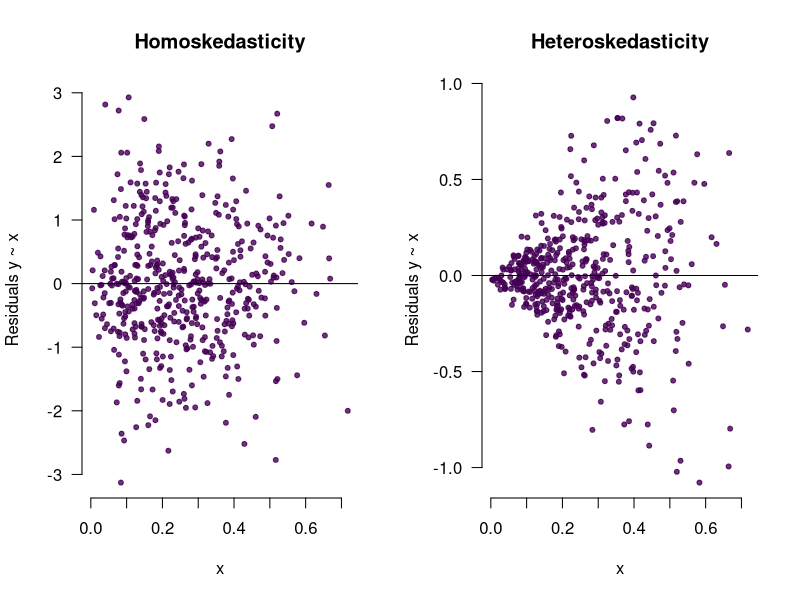
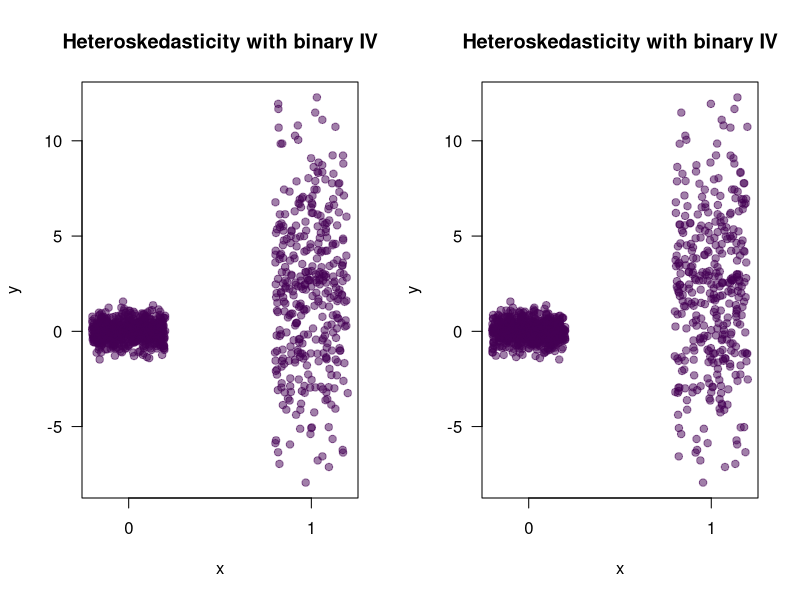
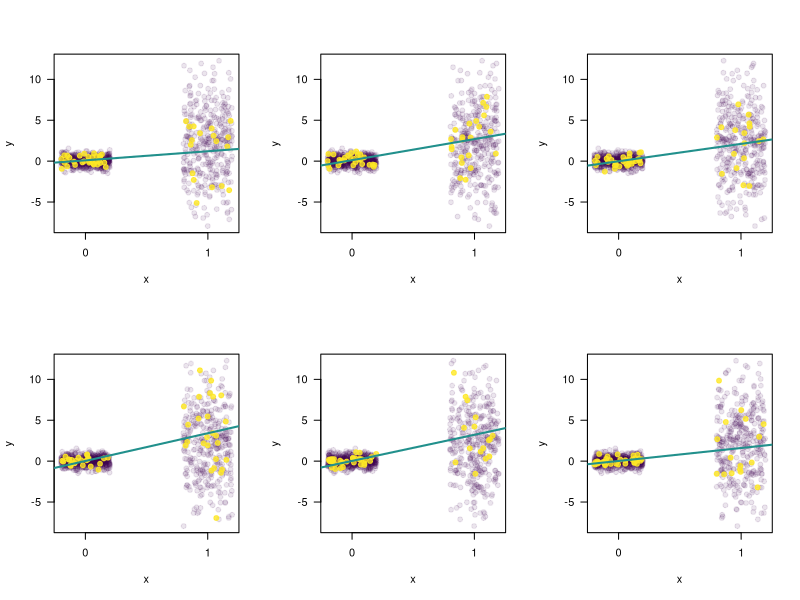
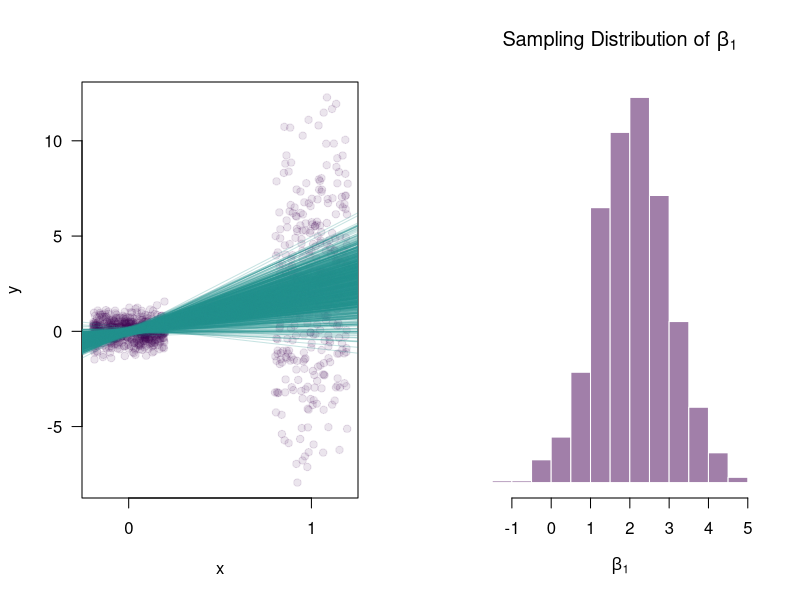
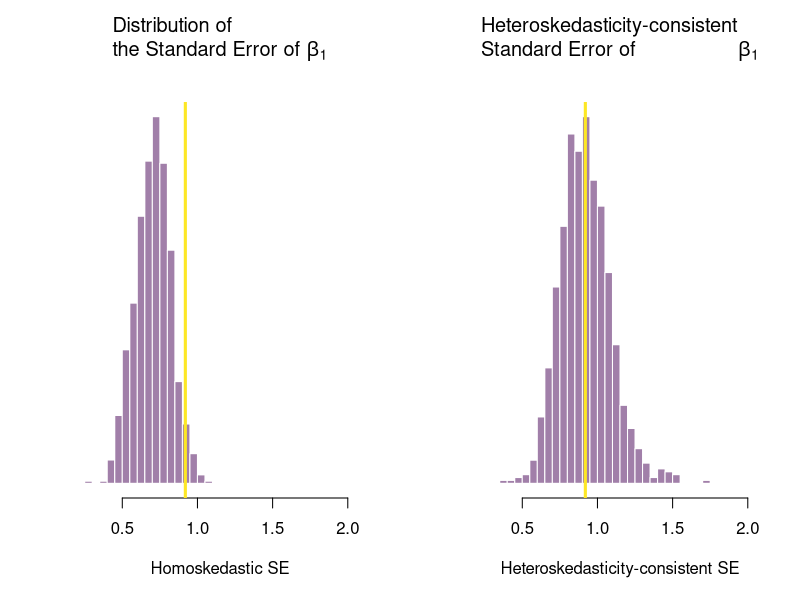
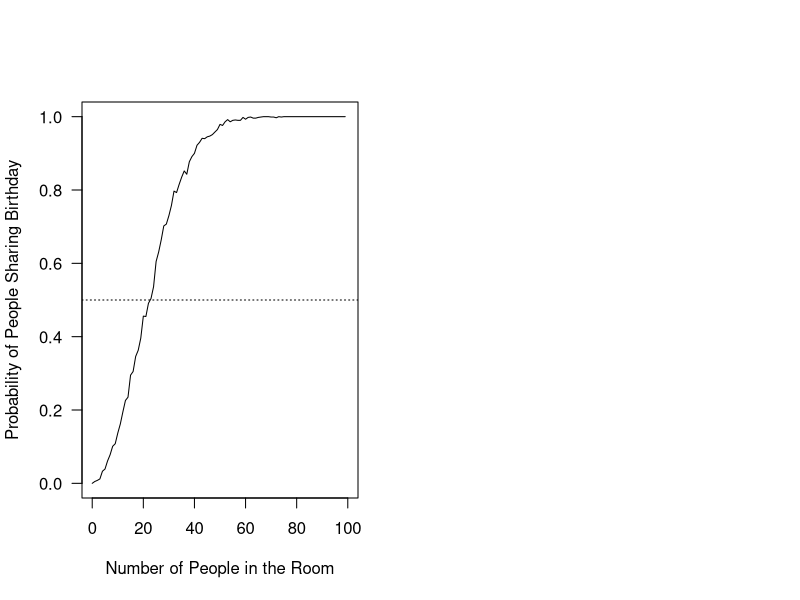
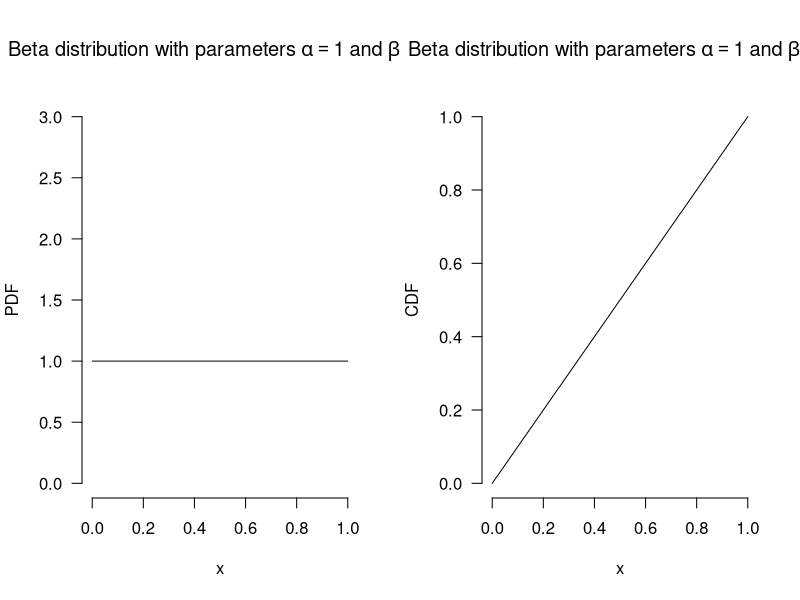
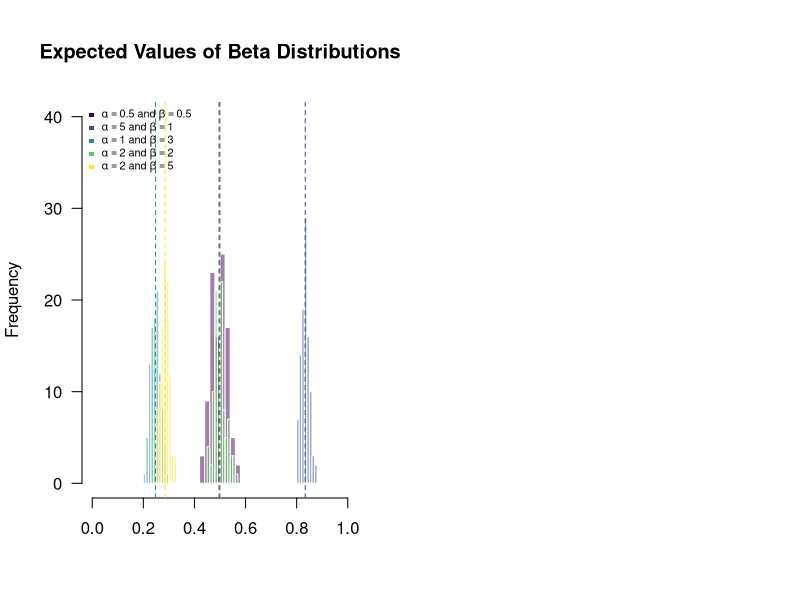

Write the R code that produced these figures, in order.
## ---- chunk 1
# The first line sets an option for the final document that can be produced from
# the .Rmd file. Don't worry about it.
knitr::opts_chunk$set(echo = TRUE)

# The next bit is quite powerful and useful. 
# First you define which packages you need for your analysis and assign it to 
# the p_needed object. 
p_needed <-
  c("viridis", "knitr", "sandwich")

# Now you check which packages are already installed on your computer.
# The function installed.packages() returns a vector with all the installed 
# packages.
packages <- rownames(installed.packages())
# Then you check which of the packages you need are not installed on your 
# computer yet. Essentially you compare the vector p_needed with the vector
# packages. The result of this comparison is assigned to p_to_install.
p_to_install <- p_needed[!(p_needed %in% packages)]
# If at least one element is in p_to_install you then install those missing
# packages.
if (length(p_to_install) > 0) {
  install.packages(p_to_install)
}
# Now that all packages are installed on the computer, you can load them for
# this project. Additionally the expression returns whether the packages were
# successfully loaded.
sapply(p_needed, require, character.only = TRUE)


# We all start with the same my_ols function from the last lab session (with one slight change in the output)

my_ols <- function(X, y) {
  b_hat <- solve(t(X) %*% X) %*% t(X) %*% y
  
  # Residuals
  e <- y - X %*% b_hat
  
  # Variance Estimates
  n <- nrow(X)
  k <- ncol(X)
  sigma_sq <- t(e) %*% e / (n - k) # constant is already in
  sigma_sq <- as.numeric(sigma_sq)
  
  # Variance Covariance matrix
  var_cov <- sigma_sq * solve(t(X) %*% X)
  
  # Standard Errors
  std_err <- sqrt(diag(var_cov))
  
  output <- list(estimates = cbind(b_hat, std_err), residuals = e)
  
  return(output)
}
## ---- chunk 2
set.seed(20200227) # What is this?

n <- 500
# we draw the independent variable from a so-called beta-distribution
# -> more on this at the end of the lab
X <- cbind(rep(1, n), rbeta(n, 2, 6))
beta <- rnorm(2)

### Homoskedastic Data ###
e_hom <- rnorm(n = n,
               mean = 0,
               sd = 1) # homoskadistic errors
y_hom <- beta[1] + beta[2] * X[, 2] + e_hom


### Heteroskedastic Data ###
e_het <- rnorm(n = n,
               mean = 0, 
               sd = X[, 2]) # **Now the variance depends on x!**
y_het <- beta[1] + beta[2] * X[, 2] + e_het

# Residuals

res_hom <- my_ols(X, y_hom)$residuals
res_het <- my_ols(X, y_het)$residuals

# Plots
par(mfrow = c(1, 2))

plot(
  X[, 2],
  res_hom,
  main = "Homoskedasticity",
  ylab = "Residuals y ~ x",
  xlab = "x",
  pch = 20,
  bty = "n",
  las = 1,
  col = viridis(1, 0.8)
)
abline(h = 0)

plot(
  X[, 2],
  res_het,
  main = "Heteroskedasticity",
  ylab = "Residuals y ~ x",
  xlab = "x",
  pch = 20,
  bty = "n",
  las = 1,
  col = viridis(1, 0.8)
)
abline(h = 0)
## ---- chunk 3
set.seed(030322)
n <- 1000
pop <- data.frame("x" = rbinom(n, 1, 0.35))
beta <- 1.5
sigma <- ifelse(pop$x == 1, 4, 0.5)
pop$y <- 0 + beta * pop$x + rnorm(n, 0, sigma)


plot(x = jitter(pop$x),
     y = pop$y,
     pch = 19,
     col = viridis(1, 0.5),
     xlab = "x",
     ylab = "y",
     xaxt = "n",
     main = "Heteroskedasticity with binary IV",
     las = 1)
axis(1, 
     at = c(0, 1))
## ---- chunk 4
plot(x = jitter(pop$x),
     y = pop$y,
     pch = 19,
     col = viridis(1, 0.5),
     xlab = "x",
     ylab = "y",
     xaxt = "n",
     main = "Heteroskedasticity with binary IV",
     las = 1)
axis(1, 
     at = c(0, 1))
## ---- chunk 5
set.seed(030322)
s1 <- pop[sample(n, 50),]
s2 <- pop[sample(n, 50),]
s3 <- pop[sample(n, 50),]
s4 <- pop[sample(n, 50),]
s5 <- pop[sample(n, 50),]
s6 <- pop[sample(n, 50),]

lm1 <- lm(y ~ x, data = s1)
lm2 <- lm(y ~ x, data = s2)
lm3 <- lm(y ~ x, data = s3)
lm4 <- lm(y ~ x, data = s4)
lm5 <- lm(y ~ x, data = s5)
lm6 <- lm(y ~ x, data = s6)


plot_regression <- function(model, sample){
  plot(x = jitter(pop$x),
       y = pop$y,
       pch = 19,
       col = viridis(3, 0.1)[1],
       xlab = "x",
       ylab = "y",
       xaxt = "n",
       las = 1)
  axis(1, at = c(0,1))
  points(x = jitter(sample$x),
         y = sample$y,
         col = viridis(3, 0.8)[3],
         pch = 19)
  abline(model, 
         lwd = 2,
         col = viridis(3)[2])
}

par(mfrow = c(2, 3))

plot_regression(model = lm1, sample = s1)
plot_regression(model = lm2, sample = s2)
plot_regression(model = lm3, sample = s3)
plot_regression(model = lm4, sample = s4)
plot_regression(model = lm5, sample = s5)
plot_regression(model = lm6, sample = s6)

## ---- chunk 6
set.seed(030322)
n_samples <- 1000
coefs <- data.frame(b0 = rep(NA, n_samples),
                    b1 = NA,
                    se_b1 = NA)

for (i in 1:n_samples) {
  s <- pop[sample(n, 50),]
  model <- lm(y ~ x, data = s)
  coefs$b0[i] <- coef(model)[1]
  coefs$b1[i] <- coef(model)[2]
  coefs$se_b1[i] <- summary(model)$coef["x", "Std. Error"]
  coefs$r_se_b1[i] <- sqrt(diag(vcovHC(model, type = "HC0")))[2]
}


par(mfrow = c(1, 2))

plot(x = jitter(pop$x),
     y = pop$y,
     pch = 19,
     col = viridis(3, 0.1)[1],
     xlab = "x",
     ylab = "y",
     xaxt = "n",
     las = 1)
axis(1, at = c(0,1))
for (i in 1:n_samples) {
  abline(a = coefs$b0[i],
         b = coefs$b1[i],
         col = viridis(3, 0.25)[2])
}

hist(coefs$b1,
     breaks = 20,
     border = F,
     col = viridis(1, 0.5),
     main = expression(paste("Sampling Distribution of ", beta[1])),
     yaxt = "n",
     ylab = "",
     xlab = expression(beta[1]))



## ---- chunk 7
X <- cbind(1, pop$x)

# The Bread
bread <- solve(t(X) %*% X)

# The Butter
e <- residuals(lm(y ~ x, data = pop))
omega_hat <- diag(diag(e %*% t(e))) 
butter <- t(X) %*% omega_hat %*% X


# The Sandwich
rob_var_cov <- bread %*% butter %*% bread
robust_std_err <- sqrt(diag(rob_var_cov))
robust_std_err 
## ---- chunk 8
library(sandwich)

# Regression Model

m1 <- lm(y ~ x, data = pop)

# Robust Variance Covariance Matrix
# The vcovHC() function comes from the sandwich package
rob_var_cov2 <- vcovHC(m1, type = "HC0")

# Robust Standard Errors
robust_std_err2 <- sqrt(diag(rob_var_cov2))
robust_std_err2
## ---- chunk 9
norm_std_err <- my_ols(X, pop$y)$estimates[, 2]

output <- cbind(robust_std_err, norm_std_err)
colnames(output) <- c("Robust", "Normal")
rownames(output) <- c("Intercept", "Var 1")


cat("Robust vs. Normal Standard Errors", "\n")
output
## ---- chunk 10
# repeat the exercise from above, but this time compute
# heteroskedasticity robust standard errors

set.seed(030322)
n_samples <- 1000
coefs <- data.frame(b0 = rep(NA, n_samples),
                    b1 = NA,
                    se_b1 = NA)

for (i in 1:n_samples) {
  s <- pop[sample(n, 50),]
  model <- lm(y ~ x, data = s)
  coefs$b0[i] <- coef(model)[1]
  coefs$b1[i] <- coef(model)[2]
  coefs$se_b1[i] <- summary(model)$coef["x", "Std. Error"]
  coefs$r_se_b1[i] <- sqrt(diag(vcovHC(model, type = "HC0")))[2]
}

# plot the result

par(mfrow = c(1, 2),
    mar = c(5, 4, 5, 2) + 0.1)

hist(coefs$se_b1,
     breaks = 20,
     border = F,
     col = viridis(1, 0.5),
     main = expression(paste("Distribution of\nthe Standard Error of ", beta[1])),
     yaxt = "n",
     ylab = "",
     xlab = "Homoskedastic SE",
     xlim = c(0.3, 2))
abline(v = sd(coefs$b1),
       col = viridis(2)[2],
       lwd = 3)

hist(coefs$r_se_b1,
     breaks = 20,
     border = F,
     col = viridis(1, 0.5),
     main = expression(paste("Heteroskedasticity-consistent\nStandard Error of", beta[1])),
     yaxt = "n",
     ylab = "",
     xlab = "Heteroskedasticity-consistent SE",
     xlim = c(0.3, 2))
abline(v = sd(coefs$b1),
       col = viridis(2)[2],
       lwd = 3)

## ---- chunk 11
sims <- 1000
students <- 24

days <- seq(1, 365, 1)

sameday <- 0

for (i in 1:sims) {
  room <-
    sample(days, students, replace = TRUE)
  if (length(unique(room)) < students) {
    sameday <- sameday + 1
  }
}

cat("Pr(>=2 students same birthday):", sameday / sims, "\n")
## ---- chunk 12
prob <- rep(NA, length(0:100))
for (st in 0:100){
  sameday <- 0
  for (i in 1:sims) {
  room <-
    sample(days, st, replace = TRUE)
  if (length(unique(room)) < st) {
    sameday <- sameday + 1
  }
  }
  prob[st] <- sameday / sims
}

plot(prob, 
     x = 0:100, 
     type = "l",
     las = 1,
     ylab = "Probability of People Sharing Birthday",
     xlab = "Number of People in the Room")

abline(h = 0.5, lty = "dotted")
## ---- chunk 13
x <- seq(0, 1, by = 0.01)

alpha <- 1
beta <- 1

par(mfrow = c(1, 2))

# Plot the pdf
plot(
  x,
  dbeta(x, alpha, beta),
  type = "l",
  ylab = "PDF",
  ylim = c(0, 3),
  las = 1,
  bty = "n",
  main = bquote("Beta distribution with parameters" ~
  alpha == "1" ~ "and" ~
  beta == "1")
)

# Plot the cdf
plot(
  x,
  pbeta(x, alpha, beta),
  type = "l",
  ylab = "CDF",
  las = 1,
  bty = "n",
  main = bquote("Beta distribution with parameters" ~
  alpha == "1" ~ "and" ~
  beta == "1")
)

## ---- chunk 14


## ---- chunk 15
res <- matrix(NA, nrow = 100, ncol = 5)

alpha <- c(0.5, 5, 1, 2, 2)
beta <- c(0.5, 1, 3, 2, 5)

for (j in 1:5) {
  for (i in 1:100) {
    res[i, j] <- mean(rbeta(100, alpha[j], beta[j]))
  }
}

# Plot the histograms of the mean (with some fancy colors)

col_vec <- viridis(5)

hist(
  res[, 1],
  xlim = c(0, 1),
  ylim = c(0, 40),
  main = "Expected Values of Beta Distributions",
  xlab = "",
  col = adjustcolor(col_vec[1], 0.5),
  border = 0,
  las = 1
)
for (i in 2:5) {
  hist(res[, i],
       col = adjustcolor(col_vec[i], 0.5),
       add = TRUE,
       border = 0)
}
for (i in 1:5) {
  abline(v = mean(res[, i]),
         lty = "dashed",
         col = col_vec[i])
}


# Generate the string for the legend
leg <- rep(NA, 5)
for (i in 1:5) {
  leg[i] <-
    as.expression(bquote(alpha == .(paste0(alpha[i])) ~ "and" ~
                           beta == .(paste(beta[i]))))
}

legend(
  "topleft",
  leg,
  pch = 15,
  col = col_vec,
  cex = 0.65,
  bty = "n"
)
